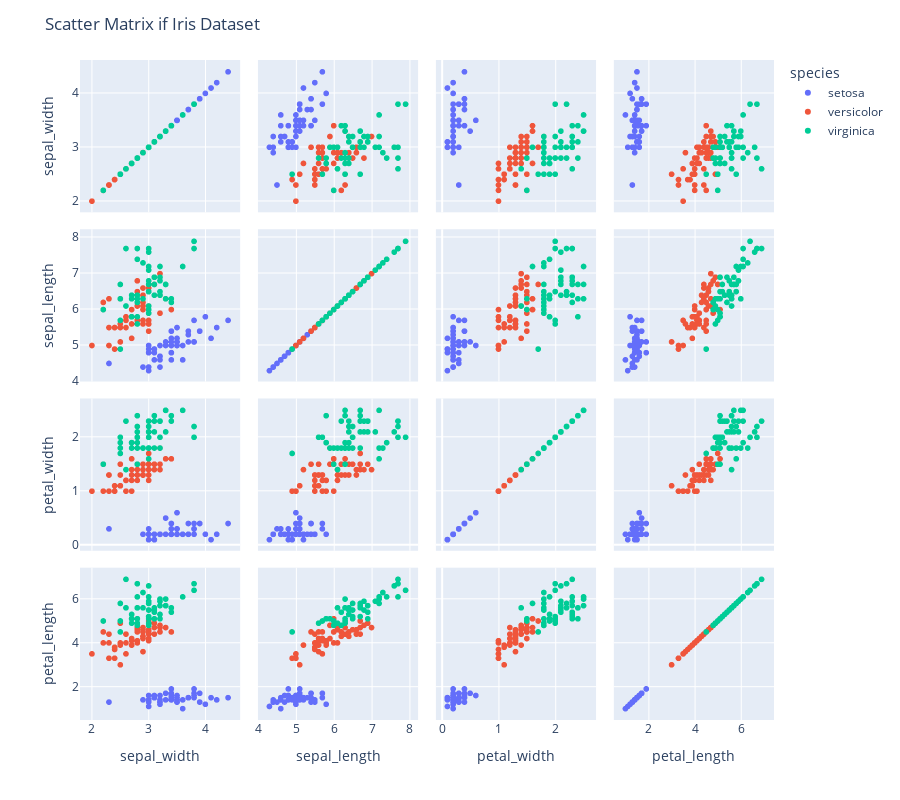

Notebook code cell kept with this figure:
### Code cell
fig = px.scatter_matrix(iris,
                  dimensions=[
                      'sepal_width',
                      'sepal_length',
                      'petal_width',
                      'petal_length'
                  ],
                  color = 'species',
                  height = 800, width = 900)
fig.update_layout(
    title = 'Scatter Matrix if Iris Dataset',
    dragmode = 'select',
    hovermode= 'closest'
)
fig.show()

### Figure 1 — Plotly figure (JSON) as saved in the notebook; plotly's stock layout.template omitted (floating-point values rounded to 4 significant figures)
{"data": [{"dimensions": [{"axis": {"matches": true}, "label": "sepal_width", "values": [3.5, 3, 3.2, 3.1, 3.6, 3.9, 3.4, 3.4, 2.9, 3.1, 3.7, 3.4, 3, 3, 4, 4.4, 3.9, 3.5, 3.8, 3.8, 3.4, 3.7, 3.6, 3.3, 3.4, 3, 3.4, 3.5, 3.4, 3.2, 3.1, 3.4, 4.1, 4.2, 3.1, 3.2, 3.5, 3.1, 3, 3.4, 3.5, 2.3, 3.2, 3.5, 3.8, 3, 3.8, 3.2, 3.7, 3.3]}, {"axis": {"matches": true}, "label": "sepal_length", "values": [5.1, 4.9, 4.7, 4.6, 5, 5.4, 4.6, 5, 4.4, 4.9, 5.4, 4.8, 4.8, 4.3, 5.8, 5.7, 5.4, 5.1, 5.7, 5.1, 5.4, 5.1, 4.6, 5.1, 4.8, 5, 5, 5.2, 5.2, 4.7, 4.8, 5.4, 5.2, 5.5, 4.9, 5, 5.5, 4.9, 4.4, 5.1, 5, 4.5, 4.4, 5, 5.1, 4.8, 5.1, 4.6, 5.3, 5]}, {"axis": {"matches": true}, "label": "petal_width", "values": [0.2, 0.2, 0.2, 0.2, 0.2, 0.4, 0.3, 0.2, 0.2, 0.1, 0.2, 0.2, 0.1, 0.1, 0.2, 0.4, 0.4, 0.3, 0.3, 0.3, 0.2, 0.4, 0.2, 0.5, 0.2, 0.2, 0.4, 0.2, 0.2, 0.2, 0.2, 0.4, 0.1, 0.2, 0.1, 0.2, 0.2, 0.1, 0.2, 0.2, 0.3, 0.3, 0.2, 0.6, 0.4, 0.3, 0.2, 0.2, 0.2, 0.2]}, {"axis": {"matches": true}, "label": "petal_length", "values": [1.4, 1.4, 1.3, 1.5, 1.4, 1.7, 1.4, 1.5, 1.4, 1.5, 1.5, 1.6, 1.4, 1.1, 1.2, 1.5, 1.3, 1.4, 1.7, 1.5, 1.7, 1.5, 1, 1.7, 1.9, 1.6, 1.6, 1.5, 1.4, 1.6, 1.6, 1.5, 1.5, 1.4, 1.5, 1.2, 1.3, 1.5, 1.3, 1.5, 1.3, 1.3, 1.3, 1.6, 1.9, 1.4, 1.6, 1.4, 1.5, 1.4]}], "hovertemplate": "species=setosa<br>%{xaxis.title.text}=%{x}<br>%{yaxis.title.text}=%{y}<extra></extra>", "legendgroup": "setosa", "marker": {"color": "#636efa", "symbol": "circle"}, "name": "setosa", "showlegend": true, "type": "splom"}, {"dimensions": [{"axis": {"matches": true}, "label": "sepal_width", "values": [3.2, 3.2, 3.1, 2.3, 2.8, 2.8, 3.3, 2.4, 2.9, 2.7, 2, 3, 2.2, 2.9, 2.9, 3.1, 3, 2.7, 2.2, 2.5, 3.2, 2.8, 2.5, 2.8, 2.9, 3, 2.8, 3, 2.9, 2.6, 2.4, 2.4, 2.7, 2.7, 3, 3.4, 3.1, 2.3, 3, 2.5, 2.6, 3, 2.6, 2.3, 2.7, 3, 2.9, 2.9, 2.5, 2.8]}, {"axis": {"matches": true}, "label": "sepal_length", "values": [7, 6.4, 6.9, 5.5, 6.5, 5.7, 6.3, 4.9, 6.6, 5.2, 5, 5.9, 6, 6.1, 5.6, 6.7, 5.6, 5.8, 6.2, 5.6, 5.9, 6.1, 6.3, 6.1, 6.4, 6.6, 6.8, 6.7, 6, 5.7, 5.5, 5.5, 5.8, 6, 5.4, 6, 6.7, 6.3, 5.6, 5.5, 5.5, 6.1, 5.8, 5, 5.6, 5.7, 5.7, 6.2, 5.1, 5.7]}, {"axis": {"matches": true}, "label": "petal_width", "values": [1.4, 1.5, 1.5, 1.3, 1.5, 1.3, 1.6, 1, 1.3, 1.4, 1, 1.5, 1, 1.4, 1.3, 1.4, 1.5, 1, 1.5, 1.1, 1.8, 1.3, 1.5, 1.2, 1.3, 1.4, 1.4, 1.7, 1.5, 1, 1.1, 1, 1.2, 1.6, 1.5, 1.6, 1.5, 1.3, 1.3, 1.3, 1.2, 1.4, 1.2, 1, 1.3, 1.2, 1.3, 1.3, 1.1, 1.3]}, {"axis": {"matches": true}, "label": "petal_length", "values": [4.7, 4.5, 4.9, 4, 4.6, 4.5, 4.7, 3.3, 4.6, 3.9, 3.5, 4.2, 4, 4.7, 3.6, 4.4, 4.5, 4.1, 4.5, 3.9, 4.8, 4, 4.9, 4.7, 4.3, 4.4, 4.8, 5, 4.5, 3.5, 3.8, 3.7, 3.9, 5.1, 4.5, 4.5, 4.7, 4.4, 4.1, 4, 4.4, 4.6, 4, 3.3, 4.2, 4.2, 4.2, 4.3, 3, 4.1]}], "hovertemplate": "species=versicolor<br>%{xaxis.title.text}=%{x}<br>%{yaxis.title.text}=%{y}<extra></extra>", "legendgroup": "versicolor", "marker": {"color": "#EF553B", "symbol": "circle"}, "name": "versicolor", "showlegend": true, "type": "splom"}, {"dimensions": [{"axis": {"matches": true}, "label": "sepal_width", "values": [3.3, 2.7, 3, 2.9, 3, 3, 2.5, 2.9, 2.5, 3.6, 3.2, 2.7, 3, 2.5, 2.8, 3.2, 3, 3.8, 2.6, 2.2, 3.2, 2.8, 2.8, 2.7, 3.3, 3.2, 2.8, 3, 2.8, 3, 2.8, 3.8, 2.8, 2.8, 2.6, 3, 3.4, 3.1, 3, 3.1, 3.1, 3.1, 2.7, 3.2, 3.3, 3, 2.5, 3, 3.4, 3]}, {"axis": {"matches": true}, "label": "sepal_length", "values": [6.3, 5.8, 7.1, 6.3, 6.5, 7.6, 4.9, 7.3, 6.7, 7.2, 6.5, 6.4, 6.8, 5.7, 5.8, 6.4, 6.5, 7.7, 7.7, 6, 6.9, 5.6, 7.7, 6.3, 6.7, 7.2, 6.2, 6.1, 6.4, 7.2, 7.4, 7.9, 6.4, 6.3, 6.1, 7.7, 6.3, 6.4, 6, 6.9, 6.7, 6.9, 5.8, 6.8, 6.7, 6.7, 6.3, 6.5, 6.2, 5.9]}, {"axis": {"matches": true}, "label": "petal_width", "values": [2.5, 1.9, 2.1, 1.8, 2.2, 2.1, 1.7, 1.8, 1.8, 2.5, 2, 1.9, 2.1, 2, 2.4, 2.3, 1.8, 2.2, 2.3, 1.5, 2.3, 2, 2, 1.8, 2.1, 1.8, 1.8, 1.8, 2.1, 1.6, 1.9, 2, 2.2, 1.5, 1.4, 2.3, 2.4, 1.8, 1.8, 2.1, 2.4, 2.3, 1.9, 2.3, 2.5, 2.3, 1.9, 2, 2.3, 1.8]}, {"axis": {"matches": true}, "label": "petal_length", "values": [6, 5.1, 5.9, 5.6, 5.8, 6.6, 4.5, 6.3, 5.8, 6.1, 5.1, 5.3, 5.5, 5, 5.1, 5.3, 5.5, 6.7, 6.9, 5, 5.7, 4.9, 6.7, 4.9, 5.7, 6, 4.8, 4.9, 5.6, 5.8, 6.1, 6.4, 5.6, 5.1, 5.6, 6.1, 5.6, 5.5, 4.8, 5.4, 5.6, 5.1, 5.1, 5.9, 5.7, 5.2, 5, 5.2, 5.4, 5.1]}], "hovertemplate": "species=virginica<br>%{xaxis.title.text}=%{x}<br>%{yaxis.title.text}=%{y}<extra></extra>", "legendgroup": "virginica", "marker": {"color": "#00cc96", "symbol": "circle"}, "name": "virginica", "showlegend": true, "type": "splom"}], "layout": {"dragmode": "select", "height": 800, "hovermode": "closest", "legend": {"title": {"text": "species"}, "tracegroupgap": 0}, "margin": {"t": 60}, "title": {"text": "Scatter Matrix if Iris Dataset"}, "width": 900}}
